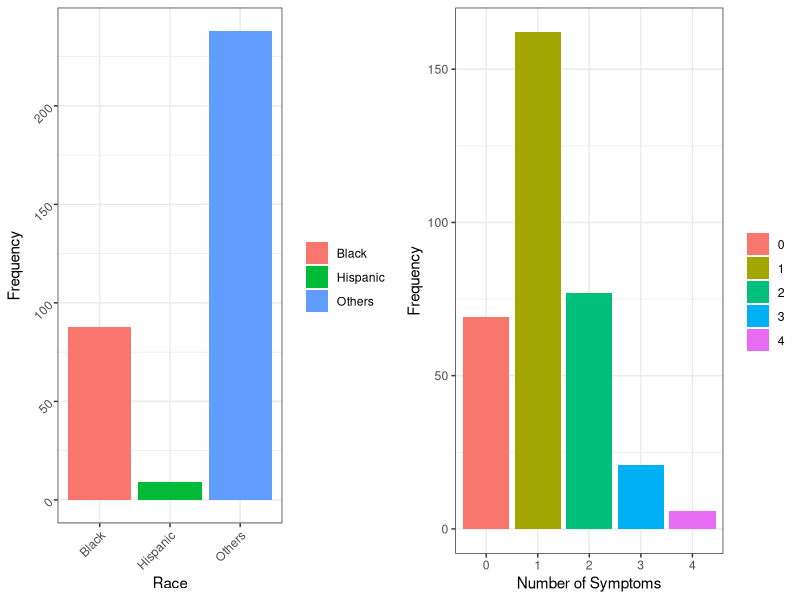
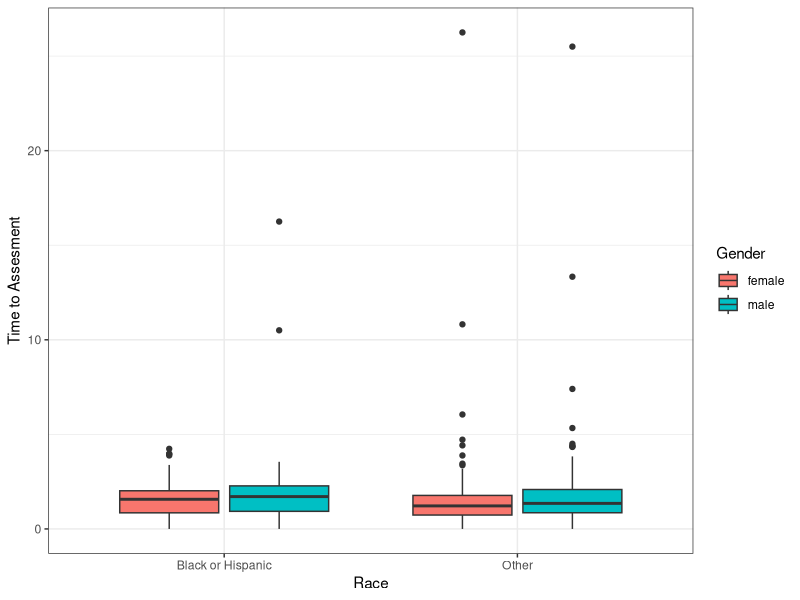
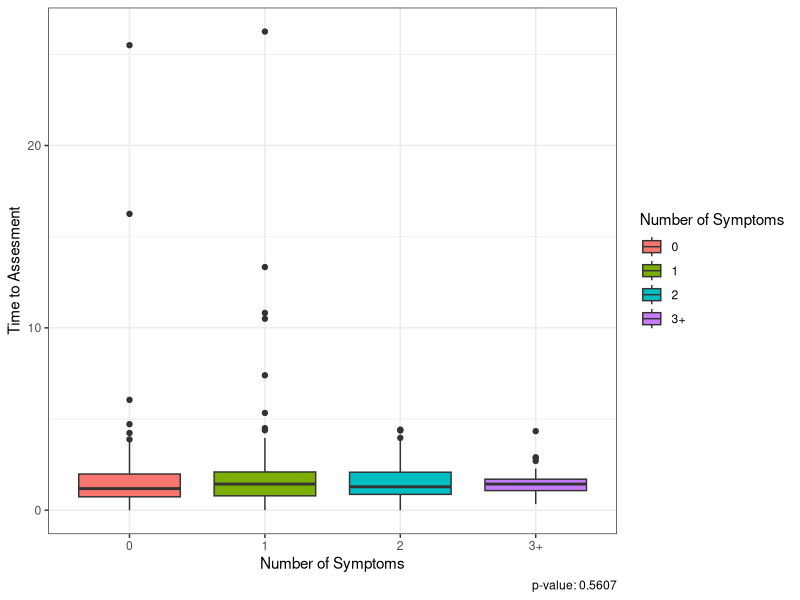
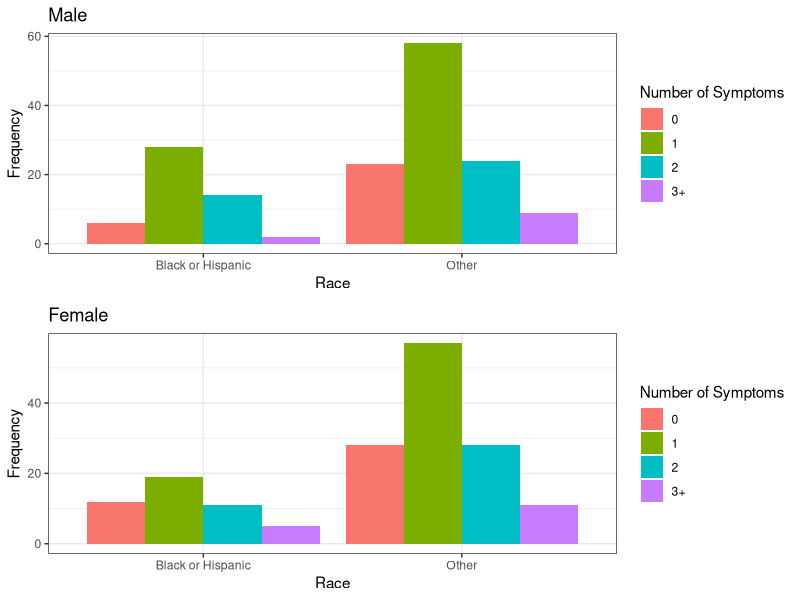
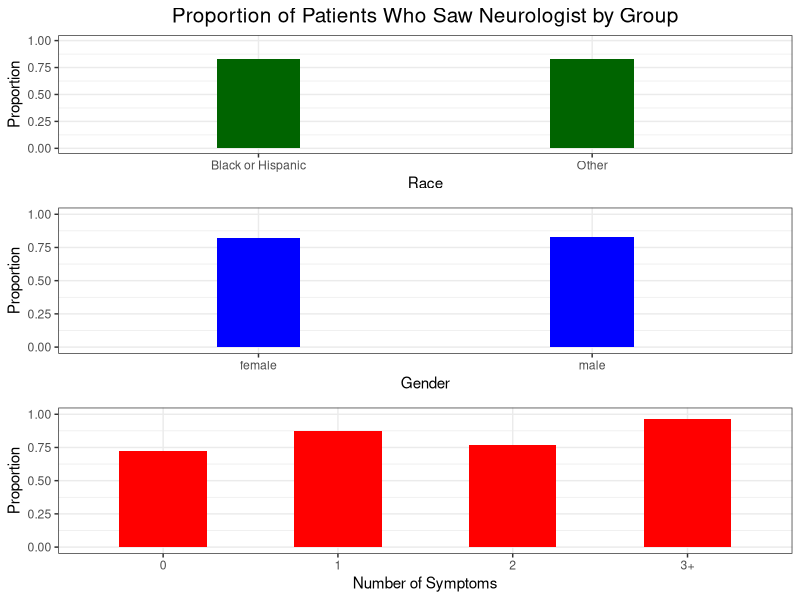
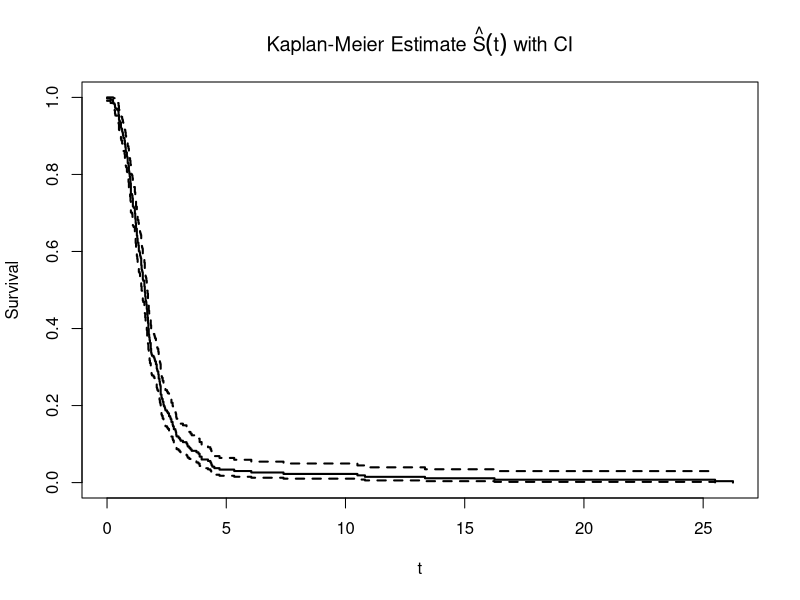
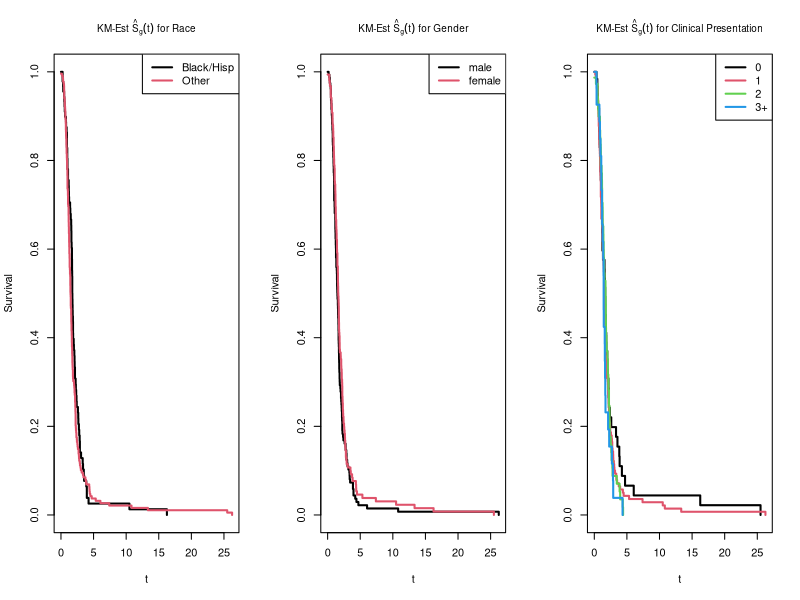

The R script that drew these images, in order:
## ---- chunk 1
knitr::opts_chunk$set(echo = FALSE, warning = FALSE, message=FALSE)
library(ggplot2)
library(survival)
library(gridExtra)
library(dplyr)

dat <- read.table("kellydat.txt", header=T)

## ---- chunk 2
pdat = dat[,1:2]
pdat$race = "Others"
pdat$race[dat$black==1]="Black"
pdat$race[dat$hisp==1]="Hispanic"
pdat$gender = "male"
pdat$gender[dat$male==0]="female"
pdat$symptom = "0"
pdat$symptom[dat$sn1==1]="1"
pdat$symptom[dat$sn2==1]="2"
pdat$symptom[dat$sn3==1]="3"
pdat$symptom[dat$all4==1]="4"

p1<- ggplot(data = pdat, aes(x=race, fill=race)) + geom_bar() + theme_bw()+labs(x="Race", y="Frequency",fill="") + theme(axis.text = element_text(angle = 45, hjust = 1))
p2<- ggplot(data = pdat, aes(x=symptom, fill=symptom)) + geom_bar() + theme_bw()+labs(x="Number of Symptoms", y="Frequency", fill="")
grid.arrange(p1, p2, ncol=2)
## ---- chunk 3
missing_d <- (which(is.na(dat)))
#dat[missing_d,] # no NA's

dat$race = "Other"
dat$race[dat$black==1|dat$hisp==1 ]="Black or Hispanic"
dat$gender = "male"
dat$gender[dat$male==0]="female"
dat$symptom = "0"
dat$symptom[dat$sn1==1]="1"
dat$symptom[dat$sn2==1]="2"
dat$symptom[dat$sn3==1|dat$all4==1]="3+"
dat$scan="not scanned"
dat$scan[dat$fail==1]="scanned"
dat = dat %>% group_by(race) %>% mutate(racescan = ifelse(fail == 1, mean(fail), 1-mean(fail)))
dat = dat %>% group_by(symptom) %>% mutate(symptomscan = ifelse(fail == 1, mean(fail), 1-mean(fail)))
dat = dat %>% group_by(gender) %>% mutate(genderscan = ifelse(fail == 1, mean(fail), 1-mean(fail))) %>% as.data.frame()
## ---- chunk 4

g1 <- ggplot(data = dat, aes(x=race,y=nctdel)) + geom_boxplot(aes(fill=gender)) + labs(y = "Time to Assesment", x = "Race", fill = "Gender")+theme_bw()

g2 <- ggplot(data = dat, aes(x=symptom, y=nctdel)) +geom_boxplot(aes(fill=symptom)) + labs(y = "Time to Assesment", x = "Number of Symptoms", fill="Number of Symptoms") + theme(legend.position = "None")+theme_bw()

g3m <- ggplot(data = dat[dat$gender=="male",], aes(x=race)) + geom_bar(aes(fill=symptom),position = "dodge") + labs(title="Male", fill="Number of Symptoms", y = "Frequency", x = "Race")+theme_bw()

g3f <- ggplot(data = dat[dat$gender=="female",], aes(x=race)) + geom_bar(aes(fill=symptom),position = "dodge") + labs(title="Female", fill="Number of Symptoms", y = "Frequency", x = "Race")+theme_bw()

g1
## ---- chunk 5
p2 <- summary(aov(data=dat, nctdel ~ symptom))[[1]][["Pr(>F)"]][1]
g2 + labs(caption = paste("p-value:", round(p2,4)))
## ---- chunk 6
grid.arrange(g3m, g3f, nrow=2)
## ---- chunk 7
ylim <- scale_y_continuous(limits = c(0,1))
p3<-ggplot(data = dat, aes(x=race, y=racescan))+geom_col(width = 0.25, position="dodge", fill = "dark green")+theme_bw()+labs(x="Race",y="Proportion",fill="Scanned or Not", title ="Proportion of Patients Who Saw Neurologist by Group") + theme(plot.title = element_text(size=15, hjust = 0.5)) + ylim
p4<-ggplot(data = dat, aes(x=symptom, y=symptomscan)) +geom_col(width=0.5, position="dodge", fill = "red") +theme_bw()+labs(x="Number of Symptoms", y="Proportion", fill="Scanned or Not") + ylim
p5<-ggplot(data = dat, aes(x=gender, y=genderscan))+ geom_col(width=0.25,position="dodge", fill="blue")+theme_bw()+labs(x="Gender", y="Proportion", fill="Scanned or Not") + ylim
grid.arrange(p3, p5,p4, nrow=3)
## ---- chunk 8
dat.KM <- survfit(Surv(nctdel, fail) ~ 1, data = dat) #estimated survival curve 

plot(dat.KM, main=expression(paste("Kaplan-Meier Estimate ", hat(S)(t), " with CI")),
     xlab="t", ylab="Survival", lwd=2)
## ---- chunk 9

par(mfrow=c(1,3))
dat.KM.race <- survfit(Surv(nctdel, fail) ~ race, type="kaplan-meier", conf.type="log", data=dat)

plot(dat.KM.race, main=expression(paste("KM-Est ", hat(S)[g](t), " for Race")),
     xlab="t", ylab="Survival", lwd=2, col=1:3, cex.main=0.9)
legend(x="topright", col=1:2, lwd=2, legend=c("Black/Hisp", "Other"))


dat.KM.gender <- survfit(Surv(nctdel, fail) ~ male, type="kaplan-meier", conf.type="log", data=dat)

plot(dat.KM.gender, main=expression(paste("KM-Est ", hat(S)[g](t), " for Gender")),
     xlab="t", ylab="Survival", lwd=2, col=1:2, cex.main=0.9)
legend(x="topright", col=1:2, lwd=2, legend=c("male", "female"))


dat.KM.symptom <- survfit(Surv(nctdel, fail) ~ symptom, type="kaplan-meier", conf.type="log", data=dat)

plot(dat.KM.symptom, main=expression(paste("KM-Est ", hat(S)[g](t), " for Clinical Presentation")),
     xlab="t", ylab="Survival", lwd=2, col=1:4, cex.main=0.9)
legend(x="topright", col=1:4, lwd=2, legend=c("0", "1", "2", "3+"))
